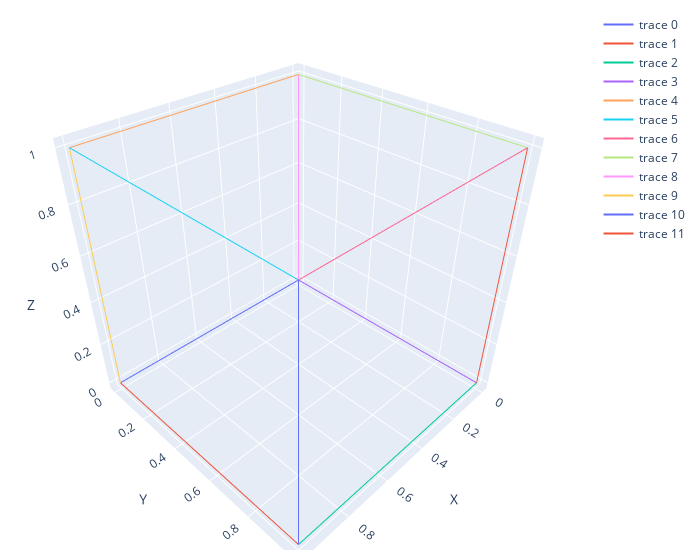
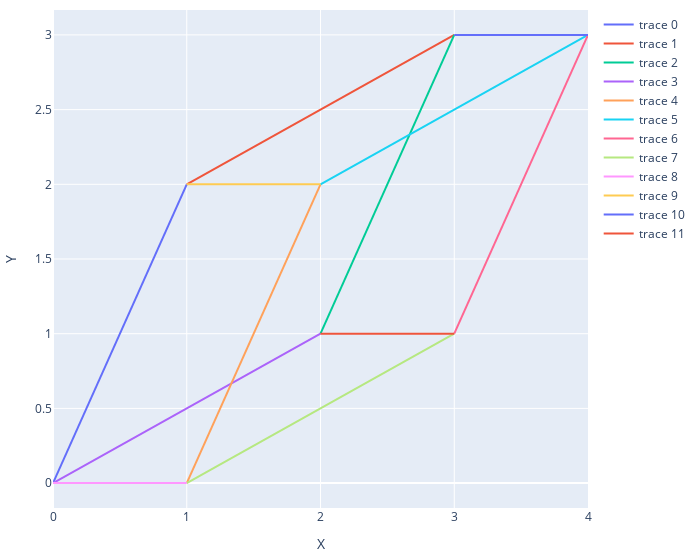

The code cell stored with these charts, in order, in its notebook:
### Code cell
import numpy as np
import plotly.graph_objects as go

# Define the 8 vertices of a cube in 3D space
cube = np.array([
    [0, 0, 0],
    [1, 0, 0],
    [1, 1, 0],
    [0, 1, 0],
    [0, 0, 1],
    [1, 0, 1],
    [1, 1, 1],
    [0, 1, 1]
])

# Create a list of edges to build the cube
edges = [(0, 1), (1, 2), (2, 3), (3, 0),  # edges on the bottom face
         (4, 5), (5, 6), (6, 7), (7, 4),  # edges on the top face
         (0, 4), (1, 5), (2, 6), (3, 7)]  # edges on the sides

# Define a 2x3 transformation matrix
A = np.array([[1, 2, 1], [2, 1, 0]])

# Apply the transformation
transformed_cube = np.dot(A, cube.T).T

# Create a 3D plot for the original cube
fig1 = go.Figure()

for edge in edges:
    x0, y0, z0 = cube[edge[0]]
    x1, y1, z1 = cube[edge[1]]
    fig1.add_trace(go.Scatter3d(x=[x0, x1], y=[y0, y1], z=[z0, z1], mode='lines'))

fig1.update_layout(scene=dict(xaxis_title='X', yaxis_title='Y', zaxis_title='Z'),
                   width=700, margin=dict(r=20, l=10, b=10, t=10))

fig1.show()

# Create a 2D plot for the transformed cube
fig2 = go.Figure()

for edge in edges:
    x0, y0 = transformed_cube[edge[0]]
    x1, y1 = transformed_cube[edge[1]]
    fig2.add_trace(go.Scatter(x=[x0, x1], y=[y0, y1], mode='lines'))

fig2.update_layout(xaxis_title='X', yaxis_title='Y',
                   width=700, margin=dict(r=20, l=10, b=10, t=10))

fig2.show()

### Figure 1 — Plotly figure (JSON) as saved in the notebook; plotly's stock layout.template omitted (floating-point values rounded to 4 significant figures)
{"data": [{"mode": "lines", "type": "scatter3d", "x": [0, 1], "y": [0, 0], "z": [0, 0]}, {"mode": "lines", "type": "scatter3d", "x": [1, 1], "y": [0, 1], "z": [0, 0]}, {"mode": "lines", "type": "scatter3d", "x": [1, 0], "y": [1, 1], "z": [0, 0]}, {"mode": "lines", "type": "scatter3d", "x": [0, 0], "y": [1, 0], "z": [0, 0]}, {"mode": "lines", "type": "scatter3d", "x": [0, 1], "y": [0, 0], "z": [1, 1]}, {"mode": "lines", "type": "scatter3d", "x": [1, 1], "y": [0, 1], "z": [1, 1]}, {"mode": "lines", "type": "scatter3d", "x": [1, 0], "y": [1, 1], "z": [1, 1]}, {"mode": "lines", "type": "scatter3d", "x": [0, 0], "y": [1, 0], "z": [1, 1]}, {"mode": "lines", "type": "scatter3d", "x": [0, 0], "y": [0, 0], "z": [0, 1]}, {"mode": "lines", "type": "scatter3d", "x": [1, 1], "y": [0, 0], "z": [0, 1]}, {"mode": "lines", "type": "scatter3d", "x": [1, 1], "y": [1, 1], "z": [0, 1]}, {"mode": "lines", "type": "scatter3d", "x": [0, 0], "y": [1, 1], "z": [0, 1]}], "layout": {"margin": {"b": 10, "l": 10, "r": 20, "t": 10}, "scene": {"xaxis": {"title": {"text": "X"}}, "yaxis": {"title": {"text": "Y"}}, "zaxis": {"title": {"text": "Z"}}}, "width": 700}}

### Figure 2 — Plotly figure (JSON) as saved in the notebook; plotly's stock layout.template omitted (floating-point values rounded to 4 significant figures)
{"data": [{"mode": "lines", "type": "scatter", "x": [0, 1], "y": [0, 2]}, {"mode": "lines", "type": "scatter", "x": [1, 3], "y": [2, 3]}, {"mode": "lines", "type": "scatter", "x": [3, 2], "y": [3, 1]}, {"mode": "lines", "type": "scatter", "x": [2, 0], "y": [1, 0]}, {"mode": "lines", "type": "scatter", "x": [1, 2], "y": [0, 2]}, {"mode": "lines", "type": "scatter", "x": [2, 4], "y": [2, 3]}, {"mode": "lines", "type": "scatter", "x": [4, 3], "y": [3, 1]}, {"mode": "lines", "type": "scatter", "x": [3, 1], "y": [1, 0]}, {"mode": "lines", "type": "scatter", "x": [0, 1], "y": [0, 0]}, {"mode": "lines", "type": "scatter", "x": [1, 2], "y": [2, 2]}, {"mode": "lines", "type": "scatter", "x": [3, 4], "y": [3, 3]}, {"mode": "lines", "type": "scatter", "x": [2, 3], "y": [1, 1]}], "layout": {"margin": {"b": 10, "l": 10, "r": 20, "t": 10}, "width": 700, "xaxis": {"title": {"text": "X"}}, "yaxis": {"title": {"text": "Y"}}}}
